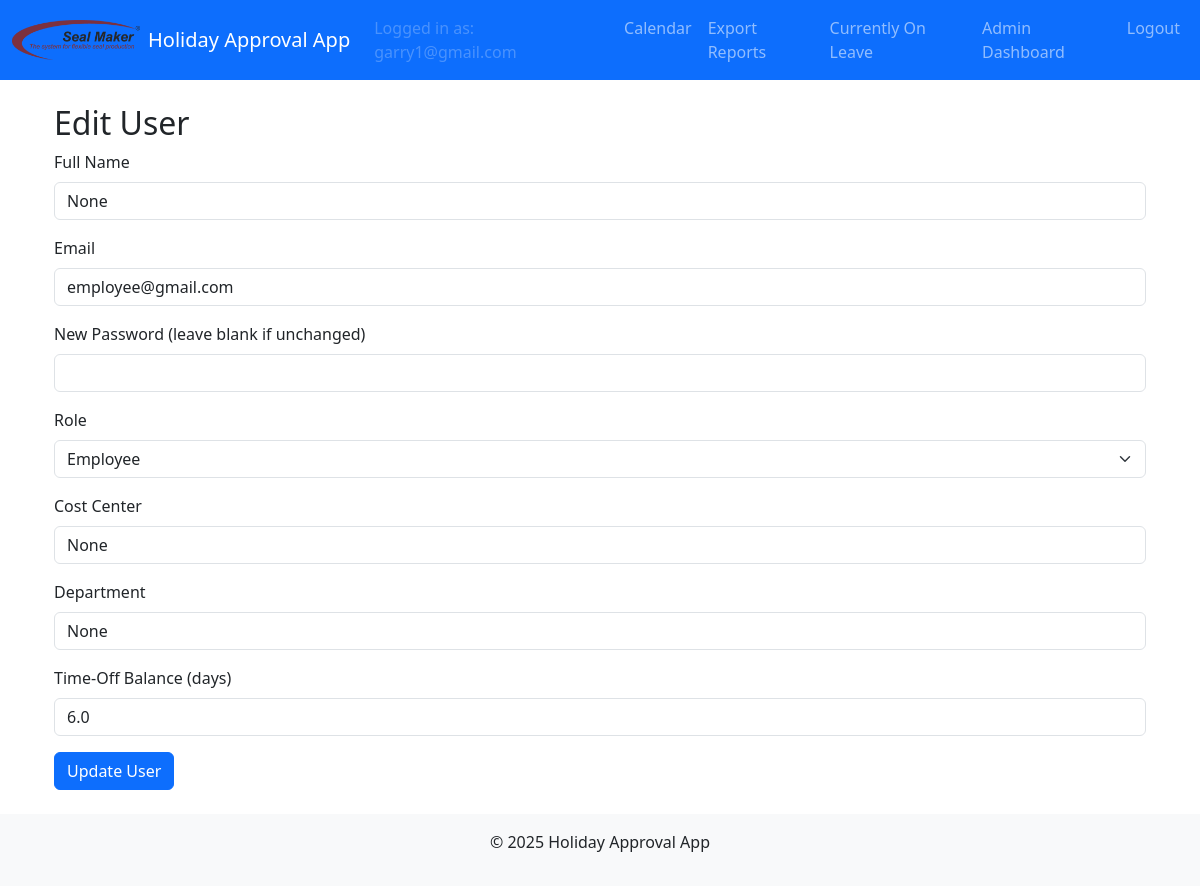
The page /admin/users/edit/10 (signed in) on the database as committed earlier.
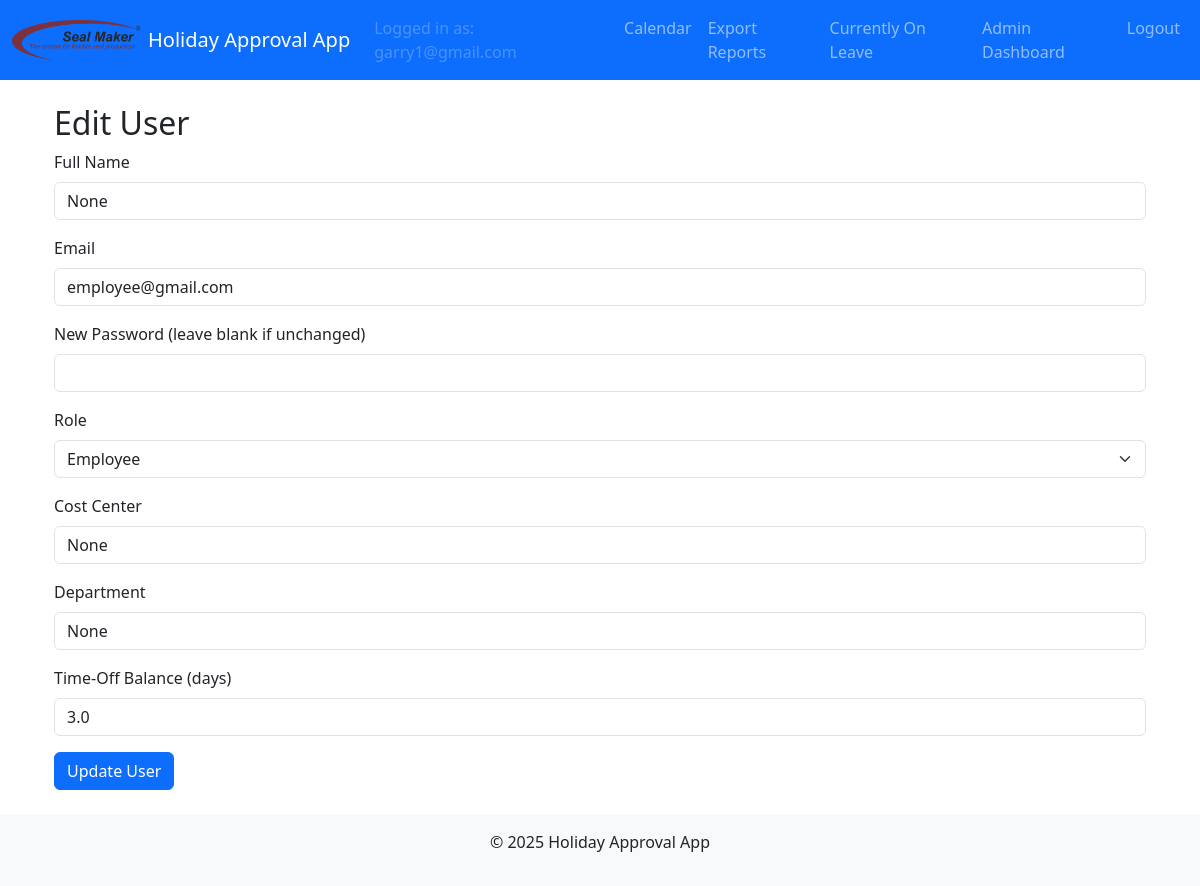
The same page on the database as committed later.
### models.py (models this page shows, shortened)
class User(UserMixin, db.Model):
    id = db.Column(db.Integer, primary_key=True)
    email = db.Column(db.String(120), unique=True, nullable=False)
    name = db.Column(db.String(120), nullable=True)           # Full name field
    cost_center = db.Column(db.String(50), nullable=True)       # Cost center field
    password_hash = db.Column(db.String(128), nullable=False)
    role = db.Column(db.String(20), nullable=False)             # Roles: employee, supervisor, manager, admin, hr, sub-admin
    time_off_balance = db.Column(db.Float, nullable=False, default=20.0, server_default="20.0")
    active = db.Column(db.Boolean, nullable=False, default=True, server_default="1")
    department = db.Column(db.String(100), nullable=True)       # Department field
    force_password_reset = db.Column(db.Boolean, nullable=False, default=False, server_default="0")

### admin/routes.py (the view, shortened to what this page needs)
@admin_bp.route('/users/edit/<int:user_id>', methods=['GET', 'POST'])
@login_required
@admin_required
def edit_user(user_id):
    user_obj = User.query.get_or_404(user_id)
    return render_template('admin_edit_user.html', user=user_obj)

### admin/routes.py (called while the page is built)
def admin_required(func):
    @wraps(func)
    def wrapper(*args, **kwargs):
        if current_user.role not in ['admin', 'sub-admin']:
            flash("Access denied: Admins only.", "danger")
            return redirect(url_for('main.calendar'))
        return func(*args, **kwargs)
    return wrapper

### app.py (called while the page is built)
def create_app():
    app = Flask(__name__)
    app.config.from_object(Config)
    db.init_app(app)
    migrate.init_app(app, db)
    login_manager.init_app(app)
    bcrypt.init_app(app)
    mail.init_app(app)
    login_manager.login_view = 'auth.login'
    @login_manager.user_loader
    def load_user(user_id):
        return User.query.get(int(user_id))
    from auth.routes import auth_bp
    from main.routes import main_bp
    from admin.routes import admin_bp
    from hr.routes import hr_bp
    app.register_blueprint(auth_bp)
    app.register_blueprint(main_bp)
    app.register_blueprint(admin_bp)
    app.register_blueprint(hr_bp)
    return app

### templates/admin_edit_user.html (shortened to what this page needs)
{% extends "layout.html" %}
{% block content %}
<div class="container">
  <h2>Edit User</h2>
  <form method="POST" action="{{ url_for('admin.edit_user', user_id=user.id) }}">
    <div class="mb-3">
      <label for="name" class="form-label">Full Name</label>
      <input type="text" class="form-control" id="name" name="name" value="{{ user.name }}" required>
    </div>
    <div class="mb-3">
      <label for="email" class="form-label">Email</label>
      <input type="email" class="form-control" id="email" name="email" value="{{ user.email }}" required>
    </div>
    <div class="mb-3">
      <label for="password" class="form-label">New Password (leave blank if unchanged)</label>
      <input type="password" class="form-control" id="password" name="password">
    </div>
    <div class="mb-3">
      <label for="role" class="form-label">Role</label>
      <select class="form-select" id="role" name="role" required>
        <option value="employee" {% if user.role == 'employee' %}selected{% endif %}>Employee</option>
      </select>
    </div>
    <div class="mb-3">
      <label for="cost_center" class="form-label">Cost Center</label>
      <input type="text" class="form-control" id="cost_center" name="cost_center" value="{{ user.cost_center }}">
    </div>
    <div class="mb-3">
      <label for="department" class="form-label">Department</label>
      <input type="text" class="form-control" id="department" name="department" value="{{ user.department }}">
    </div>
    <div class="mb-3">
      <label for="time_off_balance" class="form-label">Time-Off Balance (days)</label>
      <input type="number" step="0.1" class="form-control" id="time_off_balance" name="time_off_balance" value="{{ user.time_off_balance }}" required>
    </div>
    <button type="submit" class="btn btn-primary">Update User</button>
  </form>
</div>
{% endblock %}

Rows that differ between the two databases and show on the page:
changed User "None": time_off_balance "6.0" → "3.0"
